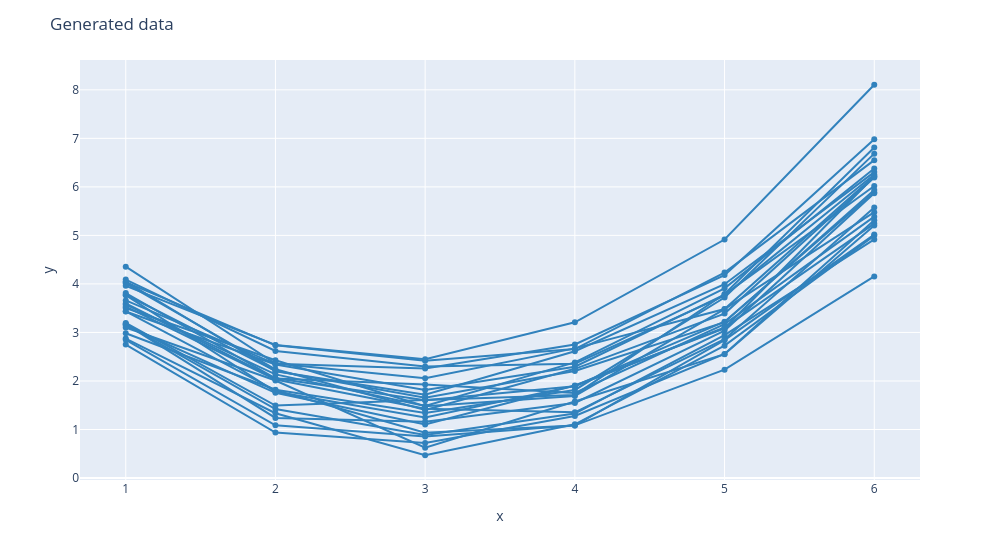

This figure's notebook cell:
### Code cell
#@title Generate and plot the experiments
# Plot generated experiments
np.random.seed(SEED)
YEXP = np.zeros((NO_EXP,len(XPOINTS)))
fig = px.scatter()
for n in range(NO_EXP):
    YEXP[n,:] = f(XPOINTS,(np.random.normal()*0.5+beta0),(np.random.normal()*0.1+beta1),(np.random.normal()*0.01+beta2))
    fig.add_trace(go.Scatter(x=XPOINTS,y=YEXP[n,:],mode='lines+markers',line=dict(color = 'rgb(49,130,189)')))
fig.update_layout(showlegend=False,title="Generated data",xaxis_title="x",yaxis_title="y")
fig.update_layout(width=1000)
fig.show()

### Figure 1 — Plotly figure (JSON) as saved in the notebook; plotly's stock layout.template omitted (floating-point values rounded to 4 significant figures)
{"data": [{"hovertemplate": "<extra></extra>", "legendgroup": "", "marker": {"color": "#636efa", "symbol": "circle"}, "mode": "markers", "name": "", "orientation": "v", "showlegend": false, "type": "scatter", "xaxis": "x", "yaxis": "y"}, {"line": {"color": "rgb(49,130,189)"}, "mode": "lines+markers", "type": "scatter", "x": [1, 2, 3, 4, 5, 6], "y": [4.046, 2.2, 1.718, 2.613, 3.995, 6.305]}, {"line": {"color": "rgb(49,130,189)"}, "mode": "lines+markers", "type": "scatter", "x": [1, 2, 3, 4, 5, 6], "y": [3.769, 1.777, 1.245, 1.899, 3.221, 5.888]}, {"line": {"color": "rgb(49,130,189)"}, "mode": "lines+markers", "type": "scatter", "x": [1, 2, 3, 4, 5, 6], "y": [2.874, 1.336, 0.4693, 1.107, 2.728, 4.996]}, {"line": {"color": "rgb(49,130,189)"}, "mode": "lines+markers", "type": "scatter", "x": [1, 2, 3, 4, 5, 6], "y": [3.505, 2.427, 1.479, 1.689, 3.479, 5.478]}, {"line": {"color": "rgb(49,130,189)"}, "mode": "lines+markers", "type": "scatter", "x": [1, 2, 3, 4, 5, 6], "y": [3.435, 1.807, 0.9313, 1.085, 2.232, 4.155]}, {"line": {"color": "rgb(49,130,189)"}, "mode": "lines+markers", "type": "scatter", "x": [1, 2, 3, 4, 5, 6], "y": [3.173, 1.238, 1.162, 1.548, 3.039, 5.867]}, {"line": {"color": "rgb(49,130,189)"}, "mode": "lines+markers", "type": "scatter", "x": [1, 2, 3, 4, 5, 6], "y": [4.038, 2.734, 2.414, 2.658, 4.234, 6.551]}, {"line": {"color": "rgb(49,130,189)"}, "mode": "lines+markers", "type": "scatter", "x": [1, 2, 3, 4, 5, 6], "y": [2.982, 1.819, 1.34, 1.815, 3.719, 6.685]}, {"line": {"color": "rgb(49,130,189)"}, "mode": "lines+markers", "type": "scatter", "x": [1, 2, 3, 4, 5, 6], "y": [3.777, 2.208, 1.656, 2.207, 3.212, 5.934]}, {"line": {"color": "rgb(49,130,189)"}, "mode": "lines+markers", "type": "scatter", "x": [1, 2, 3, 4, 5, 6], "y": [3.659, 2.353, 2.258, 2.753, 4.182, 6.981]}, {"line": {"color": "rgb(49,130,189)"}, "mode": "lines+markers", "type": "scatter", "x": [1, 2, 3, 4, 5, 6], "y": [3.573, 2.136, 1.483, 2.383, 3.91, 6.378]}, {"line": {"color": "rgb(49,130,189)"}, "mode": "lines+markers", "type": "scatter", "x": [1, 2, 3, 4, 5, 6], "y": [3.168, 1.422, 0.888, 1.33, 2.947, 4.917]}, {"line": {"color": "rgb(49,130,189)"}, "mode": "lines+markers", "type": "scatter", "x": [1, 2, 3, 4, 5, 6], "y": [3.597, 2.049, 1.926, 1.754, 3.172, 5.386]}, {"line": {"color": "rgb(49,130,189)"}, "mode": "lines+markers", "type": "scatter", "x": [1, 2, 3, 4, 5, 6], "y": [3.196, 1.492, 1.607, 1.713, 3.792, 6.81]}, {"line": {"color": "rgb(49,130,189)"}, "mode": "lines+markers", "type": "scatter", "x": [1, 2, 3, 4, 5, 6], "y": [2.848, 1.085, 0.8575, 1.082, 2.841, 5.017]}, {"line": {"color": "rgb(49,130,189)"}, "mode": "lines+markers", "type": "scatter", "x": [1, 2, 3, 4, 5, 6], "y": [4.356, 2.359, 2.056, 2.672, 3.481, 6.226]}, {"line": {"color": "rgb(49,130,189)"}, "mode": "lines+markers", "type": "scatter", "x": [1, 2, 3, 4, 5, 6], "y": [3.432, 2.341, 1.813, 2.295, 3.781, 6.018]}, {"line": {"color": "rgb(49,130,189)"}, "mode": "lines+markers", "type": "scatter", "x": [1, 2, 3, 4, 5, 6], "y": [4.011, 2.241, 1.401, 2.25, 3.389, 6.192]}, {"line": {"color": "rgb(49,130,189)"}, "mode": "lines+markers", "type": "scatter", "x": [1, 2, 3, 4, 5, 6], "y": [4.089, 2.618, 2.299, 2.356, 3.759, 6.256]}, {"line": {"color": "rgb(49,130,189)"}, "mode": "lines+markers", "type": "scatter", "x": [1, 2, 3, 4, 5, 6], "y": [3.143, 1.756, 1.102, 1.907, 3.086, 6.213]}, {"line": {"color": "rgb(49,130,189)"}, "mode": "lines+markers", "type": "scatter", "x": [1, 2, 3, 4, 5, 6], "y": [3.813, 2.054, 1.602, 1.893, 3.102, 5.244]}, {"line": {"color": "rgb(49,130,189)"}, "mode": "lines+markers", "type": "scatter", "x": [1, 2, 3, 4, 5, 6], "y": [2.749, 0.9384, 0.7203, 1.278, 2.557, 5.314]}, {"line": {"color": "rgb(49,130,189)"}, "mode": "lines+markers", "type": "scatter", "x": [1, 2, 3, 4, 5, 6], "y": [3.531, 2.031, 1.429, 1.354, 2.86, 5.575]}, {"line": {"color": "rgb(49,130,189)"}, "mode": "lines+markers", "type": "scatter", "x": [1, 2, 3, 4, 5, 6], "y": [3.961, 2.741, 2.449, 3.21, 4.915, 8.105]}, {"line": {"color": "rgb(49,130,189)"}, "mode": "lines+markers", "type": "scatter", "x": [1, 2, 3, 4, 5, 6], "y": [3.101, 2.01, 0.6254, 1.578, 2.551, 5.202]}], "layout": {"legend": {"tracegroupgap": 0}, "margin": {"t": 60}, "showlegend": false, "title": {"text": "Generated data"}, "width": 1000, "xaxis": {"anchor": "y", "domain": [0.0, 1.0], "title": {"text": "x"}}, "yaxis": {"anchor": "x", "domain": [0.0, 1.0], "title": {"text": "y"}}}}
